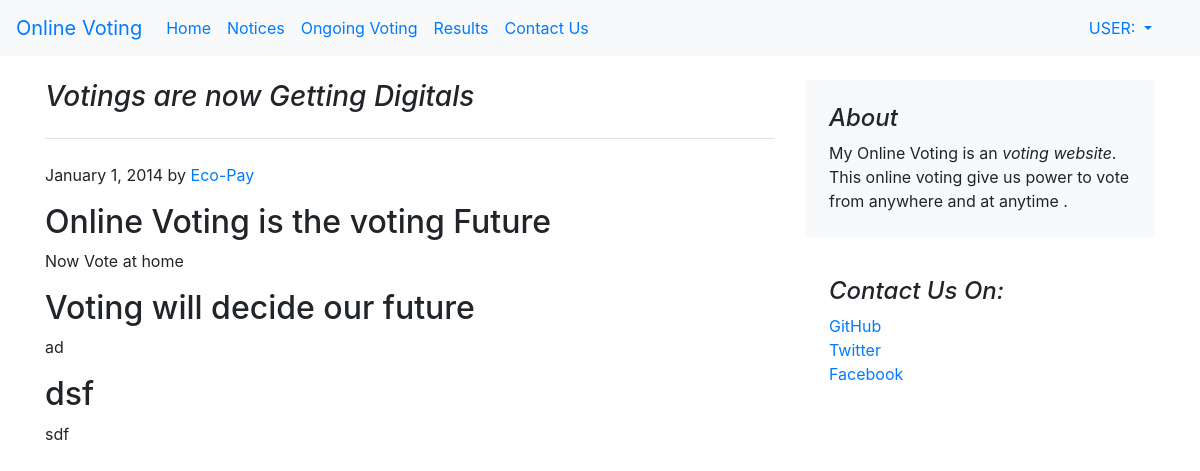
The app's page /blogpost/1 with its own data.
### Vote/models.py (models this page shows)
class Notice(models.Model):
    post_id = models.AutoField(primary_key=True)
    title = models.CharField(max_length=50)
    head0 = models.CharField(max_length=500, default="")
    chead0 = models.CharField(max_length=5000, default="")
    head1 = models.CharField(max_length=500, default="")
    chead1 = models.CharField(max_length=5000, default="")
    head2 = models.CharField(max_length=500, default="")
    chead2 = models.CharField(max_length=5000, default="")
    pub_date = models.DateField()
    thumbnail = models.ImageField(upload_to='media', default="")
    def __str__(self):
        return self.title

### Vote/views.py (the view)
# urls.py: path("blogpost/<int:id>", views.blogpost, name="blogHome"),
def blogpost(request,id):
    post=Notice.objects.filter(post_id=id)[0]
    print(post)
    return render(request,'blogpost.html',{'post':post})

### Vote/templates/blogpost.html (shortened to what this page needs)
{% extends "layout.html" %}
{% block body %}
{% load static %}
<div class="container">
    <div class="row mt-4">
        <div class="col-md-8 blog-main">
            <h3 class="pb-4 mb-4 font-italic border-bottom">
                {{post.title}}
            </h3>
            <div class="blog-post">
                <p class="blog-post-meta">January 1, 2014 by <a href="#">Eco-Pay</a></p>
                <h2>{{post.head0}}</h2>
                <p>{{post.chead0}}</p>
                <h2>{{post.head1}}</h2>
                <p>{{post.chead1}}</p>
                <h2>{{post.head2}}</h2>
                <p>{{post.chead2}}</p>
            </div>
        </div>
        <aside class="col-md-4 blog-sidebar">
            <div class="p-4 mb-3 bg-light rounded">
                <h4 class="font-italic">About</h4>
                <p class="mb-0">My Online Voting is an <em>voting website</em>. This online voting give us power to vote from anywhere and at anytime . </p>
            </div>
            <div class="p-4">
                <h4 class="font-italic">Contact Us On: </h4>
                <ol class="list-unstyled">
                    <li><a href="#">GitHub</a></li>
                    <li><a href="#">Twitter</a></li>
                    <li><a href="#">Facebook</a></li>
                </ol>
            </div>
        </aside>
    </div>
</div>
{%endblock%}

### records on screen
Notice: title "Votings are now Getting Digitals", head0 "Online Voting is the voting Future", chead0 "Now Vote at home", head1 "Voting will decide our future", chead1 "ad", head2 "dsf", chead2 "sdf"
